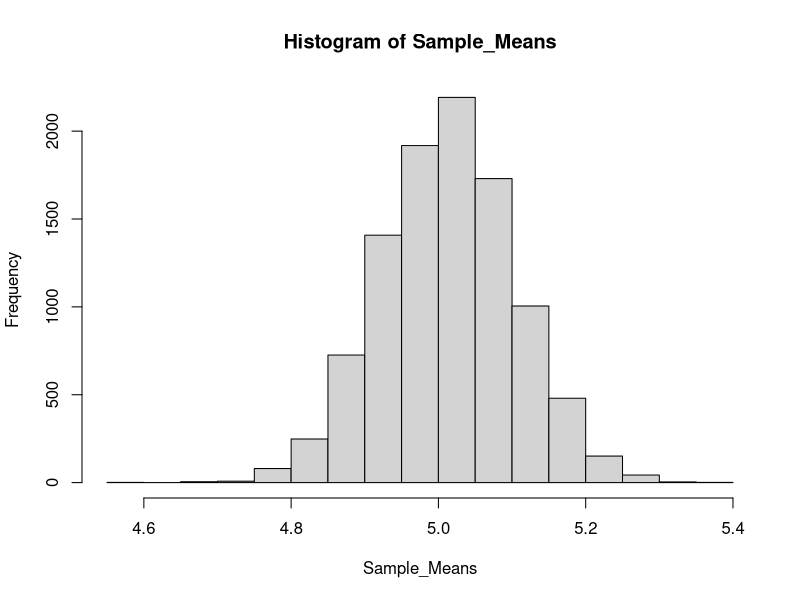
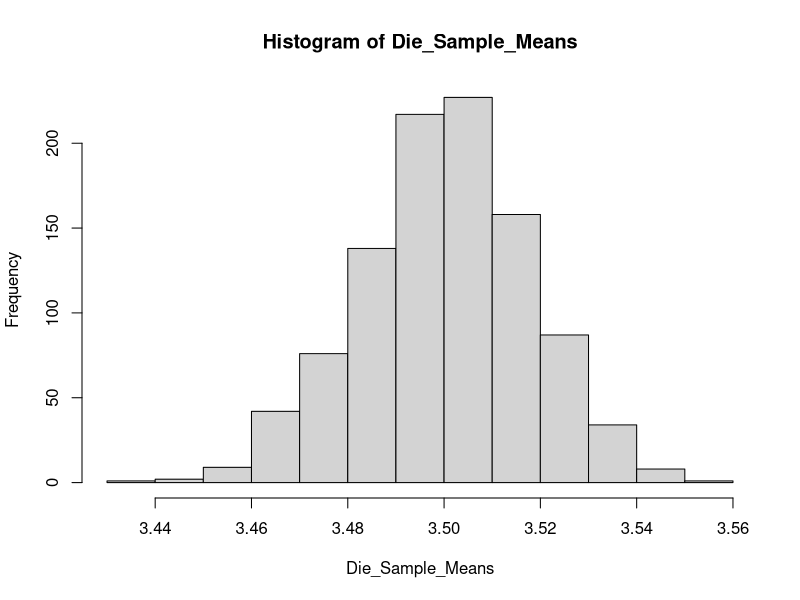

Generate these figures, in order, with R:
## ---- chunk 1
knitr::opts_chunk$set(message = FALSE)
## ---- chunk 2
n = 1000
x = runif(n = n, 0, 10)
e = rnorm(n=100, mean = 0, sd = 1)
y = 2+3*x + e
## ---- chunk 3
lm(y~x)
## ---- chunk 4
n = 1000
x1 = runif(n = n, 0, 10)
x2 = runif(n = n, 0, 10)
e = rnorm(n=100, mean = 0, sd = 2)
y = 2+3*x1 + 4*x2 + e

lm(y~x1+x2)

# We can see that this model also does a very good job at predicting the true value of the coefficients (only off by 0.212 for the intercept, off by 0.031 for x1 and off by 0.007 for x2).
## ---- chunk 5
n = 1000
x = runif(n = n, 0, 10)

m = sample(x, 10000000, replace = TRUE)

matrix1 <- matrix(m, nrow=10000)

Sample_Means <- rowMeans(matrix1)

hist(Sample_Means)
## ---- chunk 6
n = 1000
x = runif(n = n, 0, 10)

m2 = sample(c(1:6), 10000000, replace = TRUE)

die_matrix <- matrix(m2, nrow=1000)

Die_Sample_Means <- rowMeans(die_matrix)

hist(Die_Sample_Means)
## ---- chunk 7
n = 1000
x_uniform = runif(n = n, -1, 1)
x = sample(x_uniform, 1000, replace = TRUE)
## ---- chunk 8
n = 1000
y_uniform = runif(n = n, -1, 1)
y = sample(y_uniform, 1000, replace = TRUE)
## ---- chunk 9
total = length(x)
in_circle = 0
for (i in 1:length(x))
  if (((x[i])^2) + ((y[i])^2) <= 1)
    in_circle = in_circle + 1
## ---- chunk 10
pi_estimate = (in_circle/total)*4
print(pi_estimate)
## ---- chunk 11
n = 100000
x_uniform = runif(n = n, -1, 1)
x = sample(x_uniform, 1000, replace = TRUE)

y_uniform = runif(n = n, -1, 1)
y = sample(y_uniform, 1000, replace = TRUE)

total = length(x)
in_circle = 0
for (i in 1:length(x))
  if (((x[i])^2) + ((y[i])^2) <= 1)
    in_circle = in_circle + 1

pi_estimate = (in_circle/total)*4
print(pi_estimate)
